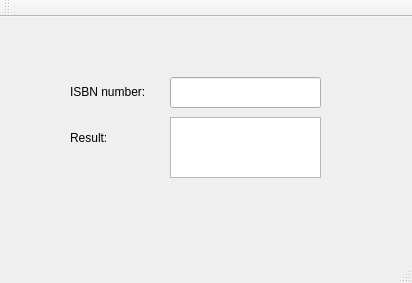
<?xml version="1.0" encoding="UTF-8"?>
<ui version="4.0">
 <class>MainWindow</class>
 <widget class="QMainWindow" name="MainWindow">
  <property name="geometry">
   <rect>
    <x>0</x>
    <y>0</y>
    <width>412</width>
    <height>283</height>
   </rect>
  </property>
  <property name="windowTitle">
   <string>MainWindow</string>
  </property>
  <widget class="QWidget" name="centralWidget">
   <widget class="QLineEdit" name="lineEdit">
    <property name="geometry">
     <rect>
      <x>170</x>
      <y>60</y>
      <width>151</width>
      <height>31</height>
     </rect>
    </property>
   </widget>
   <widget class="QTextBrowser" name="textBrowser">
    <property name="geometry">
     <rect>
      <x>170</x>
      <y>100</y>
      <width>151</width>
      <height>61</height>
     </rect>
    </property>
   </widget>
   <widget class="QLabel" name="label">
    <property name="geometry">
     <rect>
      <x>70</x>
      <y>60</y>
      <width>91</width>
      <height>31</height>
     </rect>
    </property>
    <property name="text">
     <string>&lt;html&gt;&lt;head/&gt;&lt;body&gt;&lt;p&gt;ISBN number:&lt;/p&gt;&lt;/body&gt;&lt;/html&gt;</string>
    </property>
   </widget>
   <widget class="QLabel" name="label_2">
    <property name="geometry">
     <rect>
      <x>70</x>
      <y>110</y>
      <width>62</width>
      <height>21</height>
     </rect>
    </property>
    <property name="text">
     <string>Result:</string>
    </property>
   </widget>
  </widget>
  <widget class="QMenuBar" name="menuBar">
   <property name="geometry">
    <rect>
     <x>0</x>
     <y>0</y>
     <width>412</width>
     <height>25</height>
    </rect>
   </property>
  </widget>
  <widget class="QToolBar" name="mainToolBar">
   <attribute name="toolBarArea">
    <enum>TopToolBarArea</enum>
   </attribute>
   <attribute name="toolBarBreak">
    <bool>false</bool>
   </attribute>
  </widget>
  <widget class="QStatusBar" name="statusBar"/>
 </widget>
 <layoutdefault spacing="6" margin="11"/>
 <resources/>
 <connections/>
</ui>
